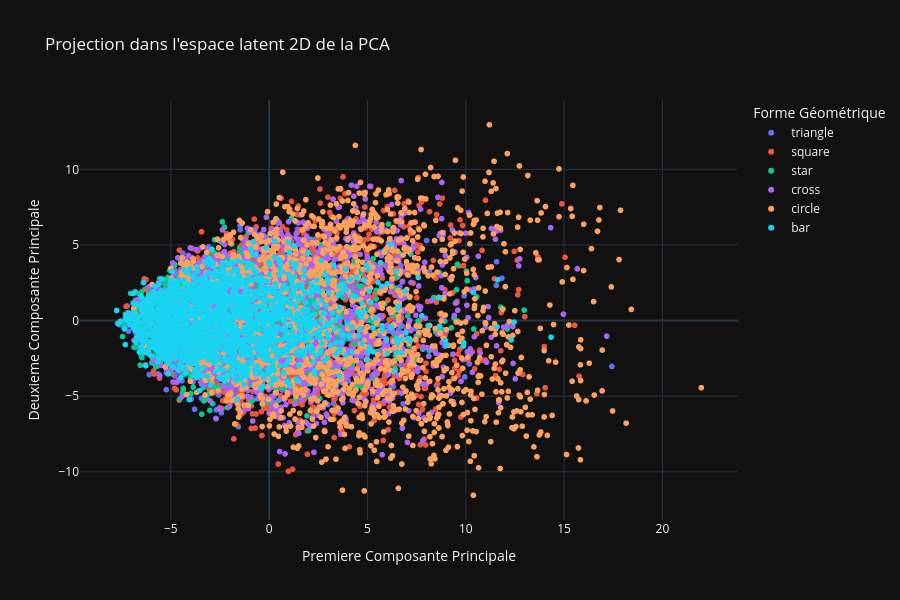

The code cell stored with this chart in its notebook:
### Markdown cell above
## 7. Visualisation : projection 2D de l'espace latent

### Code cell
pca_2d = PCA(n_components=2)
pca_2d.fit(X)
latent_2d = pca_2d.encode(X)

# Noms des 6 classes géométriques
class_names = ["bar", "circle", "cross", "square", "star", "triangle"]
shape_names = [class_names[lbl] for lbl in shape_labels]

fig = px.scatter(
    x=latent_2d.array[:, 0],
    y=latent_2d.array[:, 1],
    color=shape_names,
    color_discrete_sequence=px.colors.qualitative.Plotly,
    labels=dict(x="Premiere Composante Principale", y="Deuxieme Composante Principale", color="Forme Géométrique"),
    title="Projection dans l'espace latent 2D de la PCA"
)

fig.update_layout(
    width=900, height=600,
    template="plotly_dark"
)
fig.show()

### Figure 1 — Plotly figure (JSON) as saved in the notebook; plotly's stock layout.template omitted (floating-point values rounded to 4 significant figures; data arrays with more than 128 entries replaced by an {"elided": "..."} marker saying what was removed)
{"data": [{"hovertemplate": "Forme Géométrique=triangle<br>Premiere Composante Principale=%{x}<br>Deuxieme Composante Principale=%{y}<extra></extra>", "legendgroup": "triangle", "marker": {"color": "#636EFA", "symbol": "circle"}, "mode": "markers", "name": "triangle", "showlegend": true, "type": "scattergl", "x": {"elided": "1622 float values"}, "xaxis": "x", "y": {"elided": "1622 float values"}, "yaxis": "y"}, {"hovertemplate": "Forme Géométrique=square<br>Premiere Composante Principale=%{x}<br>Deuxieme Composante Principale=%{y}<extra></extra>", "legendgroup": "square", "marker": {"color": "#EF553B", "symbol": "circle"}, "mode": "markers", "name": "square", "showlegend": true, "type": "scattergl", "x": {"elided": "1666 float values"}, "xaxis": "x", "y": {"elided": "1666 float values"}, "yaxis": "y"}, {"hovertemplate": "Forme Géométrique=star<br>Premiere Composante Principale=%{x}<br>Deuxieme Composante Principale=%{y}<extra></extra>", "legendgroup": "star", "marker": {"color": "#00CC96", "symbol": "circle"}, "mode": "markers", "name": "star", "showlegend": true, "type": "scattergl", "x": {"elided": "1679 float values"}, "xaxis": "x", "y": {"elided": "1679 float values"}, "yaxis": "y"}, {"hovertemplate": "Forme Géométrique=cross<br>Premiere Composante Principale=%{x}<br>Deuxieme Composante Principale=%{y}<extra></extra>", "legendgroup": "cross", "marker": {"color": "#AB63FA", "symbol": "circle"}, "mode": "markers", "name": "cross", "showlegend": true, "type": "scattergl", "x": {"elided": "1664 float values"}, "xaxis": "x", "y": {"elided": "1664 float values"}, "yaxis": "y"}, {"hovertemplate": "Forme Géométrique=circle<br>Premiere Composante Principale=%{x}<br>Deuxieme Composante Principale=%{y}<extra></extra>", "legendgroup": "circle", "marker": {"color": "#FFA15A", "symbol": "circle"}, "mode": "markers", "name": "circle", "showlegend": true, "type": "scattergl", "x": {"elided": "1708 float values"}, "xaxis": "x", "y": {"elided": "1708 float values"}, "yaxis": "y"}, {"hovertemplate": "Forme Géométrique=bar<br>Premiere Composante Principale=%{x}<br>Deuxieme Composante Principale=%{y}<extra></extra>", "legendgroup": "bar", "marker": {"color": "#19D3F3", "symbol": "circle"}, "mode": "markers", "name": "bar", "showlegend": true, "type": "scattergl", "x": {"elided": "1661 float values"}, "xaxis": "x", "y": {"elided": "1661 float values"}, "yaxis": "y"}], "layout": {"height": 600, "legend": {"title": {"text": "Forme Géométrique"}, "tracegroupgap": 0}, "title": {"text": "Projection dans l'espace latent 2D de la PCA"}, "width": 900, "xaxis": {"anchor": "y", "domain": [0, 1], "title": {"text": "Premiere Composante Principale"}}, "yaxis": {"anchor": "x", "domain": [0, 1], "title": {"text": "Deuxieme Composante Principale"}}}}
